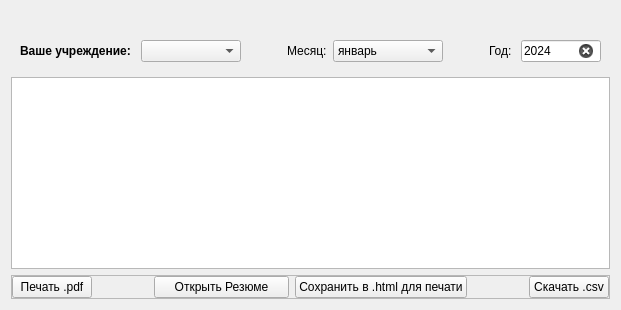
         <widget class="QWidget" name="page_2">
          <property name="sizePolicy">
           <sizepolicy hsizetype="Preferred" vsizetype="Preferred">
            <horstretch>0</horstretch>
            <verstretch>0</verstretch>
           </sizepolicy>
          </property>
          <layout class="QVBoxLayout" name="verticalLayout_11">
           <item>
            <widget class="QWidget" name="widget_2" native="true">
             <layout class="QVBoxLayout" name="verticalLayout_12">
              <property name="leftMargin">
               <number>0</number>
              </property>
              <property name="topMargin">
               <number>0</number>
              </property>
              <property name="rightMargin">
               <number>0</number>
              </property>
              <property name="bottomMargin">
               <number>0</number>
              </property>
              <item>
               <widget class="QLabel" name="txtDepartment">
                <property name="text">
                 <string/>
                </property>
                <property name="scaledContents">
                 <bool>false</bool>
                </property>
                <property name="wordWrap">
                 <bool>true</bool>
                </property>
               </widget>
              </item>
              <item>
               <widget class="QWidget" name="widget_4" native="true">
                <layout class="QHBoxLayout" name="horizontalLayout_7">
                 <property name="spacing">
                  <number>6</number>
                 </property>
                 <item>
                  <widget class="QLabel" name="label">
                   <property name="font">
                    <font>
                     <bold>true</bold>
                    </font>
                   </property>
                   <property name="text">
                    <string>Ваше учреждение: </string>
                   </property>
                  </widget>
                 </item>
                 <item>
                  <widget class="QComboBox" name="comboDepBox">
                   <property name="minimumSize">
                    <size>
                     <width>100</width>
                     <height>0</height>
                    </size>
                   </property>
                   <property name="font">
                    <font>
                     <bold>true</bold>
                    </font>
                   </property>
                   <property name="cursor">
                    <cursorShape>OpenHandCursor</cursorShape>
                   </property>
                  </widget>
                 </item>
                 <item>
                  <spacer name="horizontalSpacer">
                   <property name="orientation">
                    <enum>Qt::Horizontal</enum>
                   </property>
                   <property name="sizeHint" stdset="0">
                    <size>
                     <width>40</width>
                     <height>20</height>
                    </size>
                   </property>
                  </spacer>
                 </item>
                 <item>
                  <widget class="QLabel" name="label_month">
                   <property name="text">
                    <string>Месяц:</string>
                   </property>
                  </widget>
                 </item>
                 <item>
                  <widget class="QComboBox" name="comboMonthBox">
                   <property name="minimumSize">
                    <size>
                     <width>110</width>
                     <height>0</height>
                    </size>
                   </property>
                   <property name="cursor">
                    <cursorShape>OpenHandCursor</cursorShape>
                   </property>
                   <item>
                    <property name="text">
                     <string>январь</string>
                    </property>
                   </item>
                   <item>
                    <property name="text">
                     <string>февраль</string>
                    </property>
                   </item>
                   <item>
                    <property name="text">
                     <string>март</string>
                    </property>
                   </item>
                   <item>
                    <property name="text">
                     <string>апрель</string>
                    </property>
                   </item>
                   <item>
                    <property name="text">
                     <string>май</string>
                    </property>
                   </item>
                   <item>
                    <property name="text">
                     <string>июнь</string>
                    </property>
                   </item>
                   <item>
                    <property name="text">
                     <string>июль</string>
                    </property>
                   </item>
                   <item>
                    <property name="text">
                     <string>август</string>
                    </property>
                   </item>
                   <item>
                    <property name="text">
                     <string>сентябрь</string>
                    </property>
                   </item>
                   <item>
                    <property name="text">
                     <string>октябрь</string>
                    </property>
                   </item>
                   <item>
                    <property name="text">
                     <string>ноябрь</string>
                    </property>
                   </item>
                   <item>
                    <property name="text">
                     <string>декабрь</string>
                    </property>
                   </item>
                  </widget>
                 </item>
                 <item>
                  <spacer name="horizontalSpacer_2">
                   <property name="orientation">
                    <enum>Qt::Horizontal</enum>
                   </property>
                   <property name="sizeHint" stdset="0">
                    <size>
                     <width>40</width>
                     <height>20</height>
                    </size>
                   </property>
                  </spacer>
                 </item>
                 <item>
                  <widget class="QLabel" name="label_year">
                   <property name="text">
                    <string>Год: </string>
                   </property>
                  </widget>
                 </item>
                 <item>
                  <widget class="QLineEdit" name="yearLineEdit">
                   <property name="sizePolicy">
                    <sizepolicy hsizetype="Preferred" vsizetype="Preferred">
                     <horstretch>0</horstretch>
                     <verstretch>0</verstretch>
                    </sizepolicy>
                   </property>
                   <property name="minimumSize">
                    <size>
                     <width>80</width>
                     <height>0</height>
                    </size>
                   </property>
                   <property name="maximumSize">
                    <size>
                     <width>80</width>
                     <height>16777215</height>
                    </size>
                   </property>
                   <property name="baseSize">
                    <size>
                     <width>0</width>
                     <height>0</height>
                    </size>
                   </property>
                   <property name="font">
                    <font>
                     <kerning>true</kerning>
                    </font>
                   </property>
                   <property name="inputMask">
                    <string>9999</string>
                   </property>
                   <property name="text">
                    <string>2024</string>
                   </property>
                   <property name="frame">
                    <bool>true</bool>
                   </property>
                   <property name="cursorMoveStyle">
                    <enum>Qt::LogicalMoveStyle</enum>
                   </property>
                   <property name="clearButtonEnabled">
                    <bool>true</bool>
                   </property>
                  </widget>
                 </item>
                </layout>
               </widget>
              </item>
              <item>
               <widget class="QTableWidget" name="tableWidget"/>
              </item>
              <item>
               <widget class="QFrame" name="frame_3">
                <property name="sizePolicy">
                 <sizepolicy hsizetype="Preferred" vsizetype="Preferred">
                  <horstretch>0</horstretch>
                  <verstretch>0</verstretch>
                 </sizepolicy>
                </property>
                <property name="frameShape">
                 <enum>QFrame::StyledPanel</enum>
                </property>
                <property name="frameShadow">
                 <enum>QFrame::Raised</enum>
                </property>
                <layout class="QHBoxLayout" name="horizontalLayout_6">
                 <property name="leftMargin">
                  <number>0</number>
                 </property>
                 <property name="topMargin">
                  <number>0</number>
                 </property>
                 <property name="rightMargin">
                  <number>0</number>
                 </property>
                 <property name="bottomMargin">
                  <number>0</number>
                 </property>
                 <item alignment="Qt::AlignLeft">
                  <widget class="QPushButton" name="printBtn">
                   <property name="text">
                    <string>Печать .pdf</string>
                   </property>
                  </widget>
                 </item>
                 <item>
                  <widget class="QPushButton" name="resumeBtn">
                   <property name="text">
                    <string>Открыть Резюме</string>
                   </property>
                   <property name="checkable">
                    <bool>true</bool>
                   </property>
                  </widget>
                 </item>
                 <item>
                  <widget class="QPushButton" name="htmlBtn">
                   <property name="text">
                    <string>Сохранить в .html для печати</string>
                   </property>
                  </widget>
                 </item>
                 <item alignment="Qt::AlignRight">
                  <widget class="QPushButton" name="downloadBtn">
                   <property name="text">
                    <string>Скачать .csv</string>
                   </property>
                  </widget>
                 </item>
                </layout>
               </widget>
              </item>
             </layout>
            </widget>
           </item>
          </layout>
         </widget>
